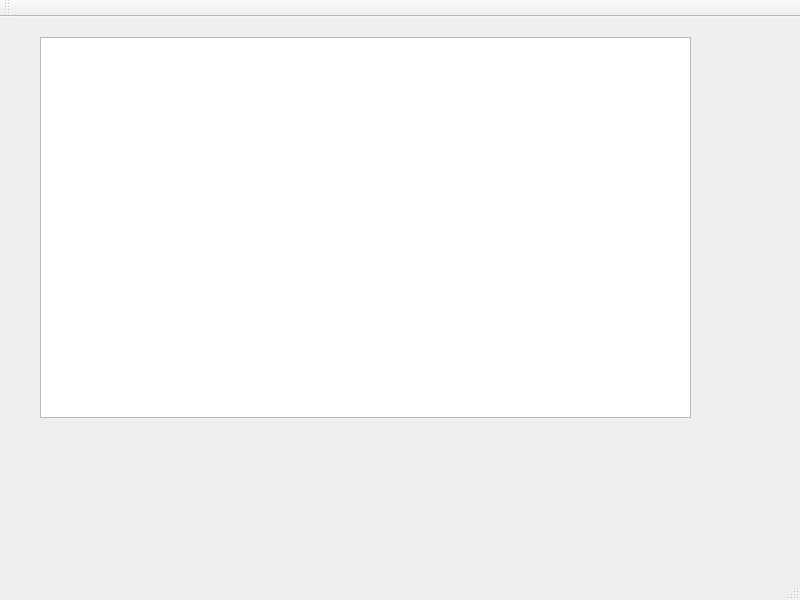
<?xml version="1.0" encoding="UTF-8"?>
<ui version="4.0">
 <class>Map</class>
 <widget class="QMainWindow" name="Map">
  <property name="geometry">
   <rect>
    <x>0</x>
    <y>0</y>
    <width>800</width>
    <height>600</height>
   </rect>
  </property>
  <property name="windowTitle">
   <string>MainWindow</string>
  </property>
  <widget class="QWidget" name="centralwidget">
   <widget class="QGraphicsView" name="graphicsView">
    <property name="geometry">
     <rect>
      <x>40</x>
      <y>20</y>
      <width>651</width>
      <height>381</height>
     </rect>
    </property>
   </widget>
  </widget>
  <widget class="QMenuBar" name="menubar">
   <property name="geometry">
    <rect>
     <x>0</x>
     <y>0</y>
     <width>800</width>
     <height>25</height>
    </rect>
   </property>
  </widget>
  <widget class="QStatusBar" name="statusbar"/>
  <widget class="QToolBar" name="toolBar">
   <property name="windowTitle">
    <string>toolBar</string>
   </property>
   <attribute name="toolBarArea">
    <enum>TopToolBarArea</enum>
   </attribute>
   <attribute name="toolBarBreak">
    <bool>false</bool>
   </attribute>
  </widget>
 </widget>
 <resources/>
 <connections/>
</ui>
